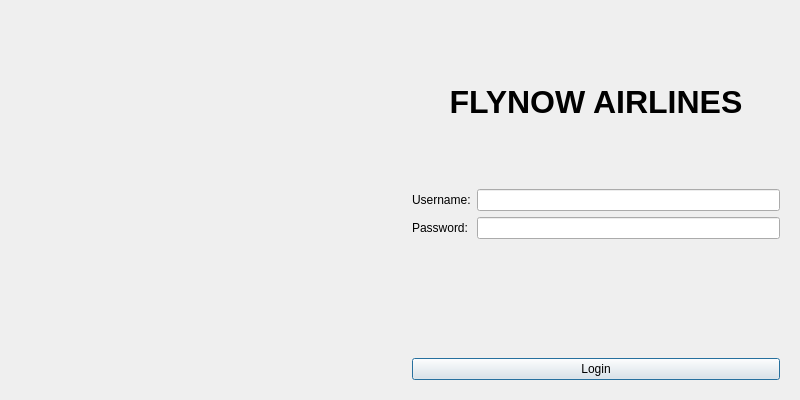
<?xml version="1.0" encoding="UTF-8"?>
<ui version="4.0">
 <class>Login</class>
 <widget class="QDialog" name="Login">
  <property name="geometry">
   <rect>
    <x>0</x>
    <y>0</y>
    <width>800</width>
    <height>400</height>
   </rect>
  </property>
  <property name="windowTitle">
   <string>Login</string>
  </property>
  <layout class="QHBoxLayout" name="horizontalLayout">
   <item>
    <widget class="QLabel" name="imageLabel">
     <property name="sizePolicy">
      <sizepolicy hsizetype="Expanding" vsizetype="Expanding">
       <horstretch>1</horstretch>
       <verstretch>0</verstretch>
      </sizepolicy>
     </property>
     <property name="alignment">
      <set>Qt::AlignCenter</set>
     </property>
    </widget>
   </item>
   <item>
    <widget class="QWidget" name="loginContainer" native="true">
     <property name="sizePolicy">
      <sizepolicy hsizetype="Expanding" vsizetype="Expanding">
       <horstretch>1</horstretch>
       <verstretch>0</verstretch>
      </sizepolicy>
     </property>
     <layout class="QVBoxLayout" name="verticalLayout">
      <item>
       <widget class="QLabel" name="titleLabel">
        <property name="font">
         <font>
          <pointsize>24</pointsize>
          <bold>true</bold>
         </font>
        </property>
        <property name="text">
         <string>FLYNOW AIRLINES</string>
        </property>
        <property name="alignment">
         <set>Qt::AlignCenter</set>
        </property>
       </widget>
      </item>
      <item>
       <layout class="QFormLayout" name="formLayout">
        <item row="0" column="0">
         <widget class="QLabel" name="usernameLabel">
          <property name="text">
           <string>Username:</string>
          </property>
         </widget>
        </item>
        <item row="0" column="1">
         <widget class="QLineEdit" name="usernameEdit"/>
        </item>
        <item row="1" column="0">
         <widget class="QLabel" name="passwordLabel">
          <property name="text">
           <string>Password:</string>
          </property>
         </widget>
        </item>
        <item row="1" column="1">
         <widget class="QLineEdit" name="passwordEdit">
          <property name="echoMode">
           <enum>QLineEdit::Password</enum>
          </property>
         </widget>
        </item>
       </layout>
      </item>
      <item>
       <widget class="QPushButton" name="loginButton">
        <property name="text">
         <string>Login</string>
        </property>
       </widget>
      </item>
     </layout>
    </widget>
   </item>
  </layout>
 </widget>
 <resources/>
 <connections/>
</ui>
